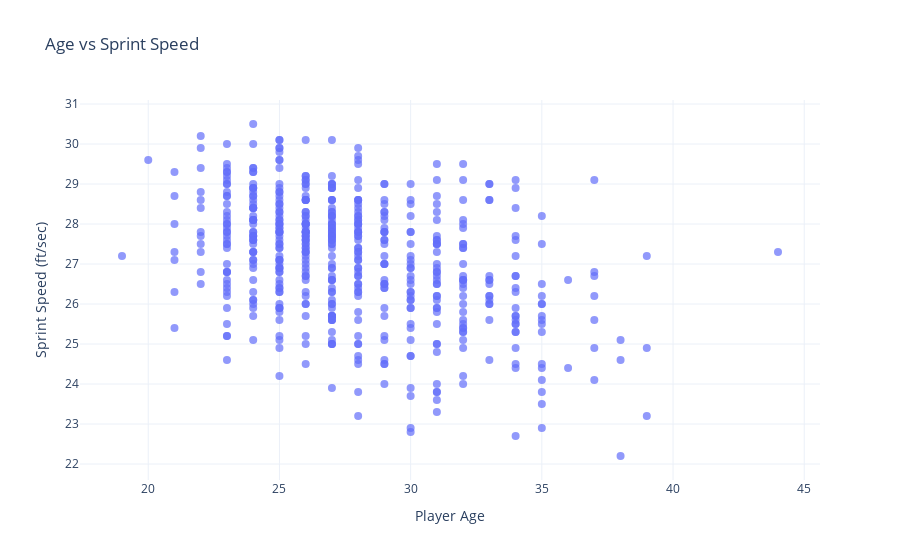

Notebook cell for this chart:
### Code cell
fig = px.scatter(
    df15,
    x="age",
    y="sprint_speed",
    hover_data=["last_name, first_name", "team", "position"],
    title="Age vs Sprint Speed",
    labels={
        "age": "Player Age",
        "sprint_speed": "Sprint Speed (ft/sec)"
    }
)

fig.update_traces(marker=dict(size=8, opacity=0.7))
fig.update_layout(
    template="plotly_white"
)

fig.show()

### Figure 1 — Plotly figure (JSON) as saved in the notebook; plotly's stock layout.template omitted (floating-point values rounded to 4 significant figures; data arrays with more than 128 entries replaced by an {"elided": "..."} marker saying what was removed)
{"data": [{"customdata": {"elided": "550x3 str values"}, "hovertemplate": "Player Age=%{x}<br>Sprint Speed (ft/sec)=%{y}<br>last_name, first_name=%{customdata[0]}<br>team=%{customdata[1]}<br>position=%{customdata[2]}<extra></extra>", "legendgroup": "", "marker": {"color": "#636efa", "opacity": 0.7, "size": 8, "symbol": "circle"}, "mode": "markers", "name": "", "orientation": "v", "showlegend": false, "type": "scatter", "x": {"elided": "550 int values"}, "xaxis": "x", "y": {"elided": "550 float values"}, "yaxis": "y"}], "layout": {"legend": {"tracegroupgap": 0}, "title": {"text": "Age vs Sprint Speed"}, "xaxis": {"anchor": "y", "domain": [0, 1], "title": {"text": "Player Age"}}, "yaxis": {"anchor": "x", "domain": [0, 1], "title": {"text": "Sprint Speed (ft/sec)"}}}}
